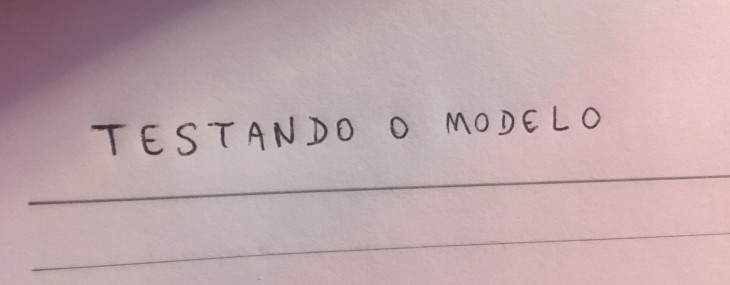
#> input picture Images/test-manuscript01.jpg, 730 x 285 px
$ jupyter execute --allow-errors 'Custom OCR - Text recognition.ipynb'
#> lines starting #> are read from the running program, lines starting #| are printed output that depends on the picture; after the words box and inside, x2 and y2 are one past the last pixel; in counts of white or black regions, pixels touching at a corner belong together
# Importing the libraries

[cell 1]
import numpy as np
import cv2
from tensorflow.keras.models import load_model
from imutils.contours import sort_contours
import imutils
import keras
import matplotlib.pyplot as plt

# Loading the neural network

#> (a cell that did not finish here is left out)

# Loading the test image

[cell 3]
img = cv2.imread('Images//test-manuscript01.jpg')
#> img is the input picture: shape (285, 730, 3); mean B, G, R 170.7, 168.4, 191.3
plt.imshow(img)
plt.axis("off")

[cell 4]
gray = cv2.cvtColor(img, cv2.COLOR_BGR2GRAY)
plt.imshow(gray, cmap='gray')
plt.axis("off")

# Pre-processing the image

[cell 5]
blur = cv2.GaussianBlur(gray, (3,3), 0)
plt.imshow(blur, cmap='gray')
plt.axis("off")

[cell 6]
adaptive = cv2.adaptiveThreshold(blur, 255, cv2.ADAPTIVE_THRESH_GAUSSIAN_C, cv2.THRESH_BINARY, 11, 9)
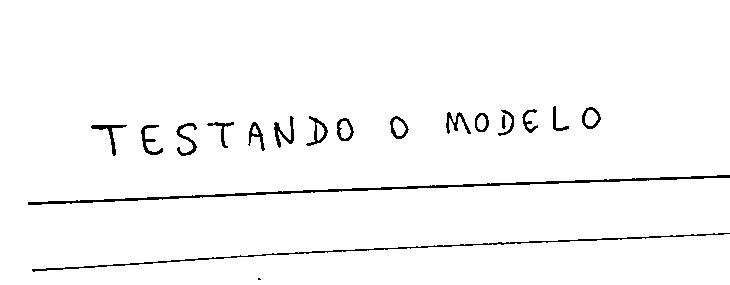
#> adaptive: shape (285, 730); 97.4% white; black in thin lines or dots, all inside (x1, y1, x2, y2) = (28, 106, 730, 280)
plt.imshow(adaptive, cmap='gray')
plt.axis("off")

[cell 7]
invertion = 255 - adaptive
plt.imshow(invertion, cmap='gray')
plt.axis("off")

[cell 8]
dilation = cv2.dilate(invertion, np.ones((3,3)))
#> dilation: shape (285, 730); 5.1% white; 18 white regions (1 under 20 px)
plt.imshow(dilation, cmap='gray')
plt.axis("off")

[cell 9]
# edges = cv2.Canny(dilation, 40, 150)
# plt.imshow(edges, cmap='gray')
# plt.axis("off")

[cell 10]
# dilation = cv2.dilate(edges, np.ones((3,3)))
# plt.imshow(dilation, cmap='gray')
# plt.axis("off")

# Contour detection

[cell 11]
def find_contours(img):
  conts = cv2.findContours(img, cv2.RETR_EXTERNAL, cv2.CHAIN_APPROX_SIMPLE)
  conts = imutils.grab_contours(conts)
  conts = sort_contours(conts, method = 'left-to-right')[0]
  return conts

[cell 12]
conts = find_contours(dilation.copy())
#> in find_contours, `conts = cv2.findContours(img, cv2.RETR_EXTERNAL, cv2.CHAIN_APPROX_SIMP..`: conts = 18 contours, 1 with area under 20; largest, box (x1, y1, x2, y2) and area: (27, 174, 730, 206) 2542, (31, 232, 730, 273) 1956, (581, 106, 602, 130) 366, (389, 115, 410, 140) 366, (305, 115, 329, 147) 365

[cell 13]
# conts

[cell 14]
# [14 lines of commented-out code are left out]

[cell 15]
# plt.imshow(img_copy)

[cell 16]
import matplotlib.pyplot as plt

min_w, max_w = 4, 160
min_h, max_h = 14, 140
img_copy = img.copy()

for c in conts:
    (x, y, w, h) = cv2.boundingRect(c)
    if (w >= min_w and w <= max_w) and (h >= min_h and h <= max_h):
        roi = gray[y:y+h, x:x+w]
        thresh = cv2.threshold(roi, 0, 255, cv2.THRESH_BINARY_INV | cv2.THRESH_OTSU)[1]

        # FIX: Use matplotlib to show the thresholded ROI
        plt.imshow(thresh, cmap="gray")
        plt.title(f"Detection: {w}x{h}")
        plt.show() # <--- REQUIRED: This forces Jupyter to print the current image now

        cv2.rectangle(img_copy, (x, y), (x + w, y + h), (255, 100, 0), 2)
#> this loop made 18 passes
#> (x, y, w, h) on passes 1 to 12: (27, 174, 703, 32), (31, 232, 699, 41), (90, 124, 38, 33), (140, 124, 24, 32), (175, 122, 23, 35), (206, 121, 29, 28), (247, 121, 19, 31), (257, 277, 5, 4), (273, 115, 22, 34), (305, 115, 24, 32), (336, 117, 19, 25), (389, 115, 21, 25)
#> img_copy: shape (285, 730, 3); 2.16% of pixels changed, all inside (x1, y1, x2, y2) = (89, 104, 604, 159)
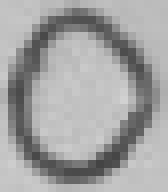
#> roi: shape (24, 21) (shown 8 times larger); min 68, max 209, mean 162.9

# Final display of the image with all boxes
plt.figure(figsize=(10,10))
plt.imshow(cv2.cvtColor(img_copy, cv2.COLOR_BGR2RGB)) # Convert BGR to RGB for Matplotlib
plt.show()

# Processing the detected characters

## ROI extraction

[cell 17]
def extract_roi(img):
  roi = img[y:y + h, x:x + w]
  return roi

[cell 18]
## Thresholding

[cell 19]
def thresholding(img):
  thresh = cv2.threshold(img, 0, 255, cv2.THRESH_BINARY_INV | cv2.THRESH_OTSU)[1]
  return thresh

[cell 20]
## Resizing

[cell 21]
def resize_img(img, w, h):
  if w > h:
    resized = imutils.resize(img, width = 28)
  else:
    resized = imutils.resize(img, height = 28)

  (h, w) = resized.shape
  dX = int(max(0, 28 - w) / 2.0)
  dY = int(max(0, 28 - h) / 2.0)

  filled = cv2.copyMakeBorder(resized, top=dY, bottom=dY, right=dX, left=dX, borderType=cv2.BORDER_CONSTANT, value = (0,0,0))
  filled = cv2.resize(filled, (28,28))
  return filled

[cell 22]
(x, y, w, h) = cv2.boundingRect(conts[6])
#> x = 247; y = 121; w = 19; h = 31
print(x, y, w, h)
#| 247 121 19 31
test_img = thresholding(gray[y:y+h, x:x+w])
plt.imshow(test_img, cmap="gray")

[cell 23]
(h, w) = test_img.shape
print(h, w)
#| 31 19
test_img2 = resize_img(test_img, w, h)
plt.imshow(test_img2, cmap="gray")
print(test_img2.shape)
#| (28, 28)

## Normalization

[cell 24]
def normalization(img):
  img = img.astype('float32') / 255.0
  img = np.expand_dims(img, axis = -1)
  return img

[cell 25]
test_img2.shape, normalization(test_img2).shape
#> Out = ((28, 28), (28, 28, 1))

## Processing the detections

[cell 26]
characters = []

[cell 27]
# [8 lines of commented-out code are left out]


def process_box(gray, x, y, w, h):
  roi = extract_roi(gray)
  thresh = thresholding(roi)
  (h, w) = thresh.shape
  resized = resize_img(thresh, w, h)

  # FIX: Add plt.show() to print the image immediately in Jupyter
  plt.imshow(resized, cmap="gray")
  plt.title(f"Processed: {x},{y}")
  plt.show()

  normalized = normalization(resized)
  characters.append((normalized, (x, y, w, h)))

[cell 28]
for c in conts:
  #print(c)
  (x, y, w, h) = cv2.boundingRect(c)
  if (w >= min_w and w <= max_w) and (h >= min_h and h <= max_h):
    process_box(gray, x, y, w, h)
#> this loop made 18 passes
#> (x, y) on passes 3, 4, 5, 6, 7, 9, 10, 11, 12, 13, 14, 15: (90, 124), (140, 124), (175, 122), (206, 121), (247, 121), (273, 115), (305, 115), (336, 117), (389, 115), (445, 111), (474, 112), (497, 109)

[cell 29]
# characters[0]

[cell 30]
boxes = [box[1] for box in characters]
#> boxes = 15 items, first 6: (90, 124, 38, 33), (140, 124, 24, 32), (175, 122, 23, 35), (206, 121, 29, 28), (247, 121, 19, 31), (273, 115, 22, 34)
boxes
#> Out has the same summary as boxes

[cell 31]
pixels = np.array([pixel[0] for pixel in characters], dtype = 'float32')

[cell 32]
pixels

[cell 33]
digits = '0123456789'
letters = 'ABCDEFGHIJKLMNOPQRSTUVWXYZ'
characters_list = digits + letters
characters_list = [l for l in characters_list]

[cell 34]
print(characters_list)

[cell 35]
pixels[0].shape
#> Out = (28, 28, 1)

[cell 36]
pixels.shape
#> Out = (15, 28, 28, 1)

#> (a cell that did not finish here is left out)

#> (a cell that did not finish here is left out)

#> (a cell that did not finish here is left out)

[cell 40]
img_copy = img.copy()
#> (the rest of this cell did not finish here and is left out)

[cell 41]
def extract_roi(img, margin=2):
  roi = img[y - margin:y + h, x - margin:x + w + margin]
  return roi

[cell 42]
conts = find_contours(dilation.copy())
characters = []
for c in conts:
  (x, y, w, h) = cv2.boundingRect(c)
  if (w >= min_w and w <= max_w) and (h >= min_h and h <= max_h):
    process_box(gray, x, y, w, h)
#> this loop made 18 passes
#> (x, y) on passes 3, 4, 5, 6, 7, 9, 10, 11, 12, 13, 14, 15: (90, 124), (140, 124), (175, 122), (206, 121), (247, 121), (273, 115), (305, 115), (336, 117), (389, 115), (445, 111), (474, 112), (497, 109)

[cell 43]
boxes = [b[1] for b in characters]
#> boxes = 15 items, first 6: (90, 124, 42, 35), (140, 124, 28, 34), (175, 122, 27, 37), (206, 121, 33, 30), (247, 121, 23, 33), (273, 115, 26, 36)
pixels = np.array([p[0] for p in characters], dtype='float32')
#> (the rest of this cell did not finish here and is left out)

[cell 44]
img_copy = img.copy()
#> (the rest of this cell did not finish here and is left out)

# Other tests

[cell 45]
def preprocess_img(img):
  gray = cv2.cvtColor(img, cv2.COLOR_BGR2GRAY)
  blur = cv2.GaussianBlur(gray, (3, 3), 7)
  edges = cv2.Canny(blur, 40, 150)
  dilation = cv2.dilate(edges, np.ones((3,3)))
  return gray, dilation

[cell 46]
def prediction(predictions, characters_list):
  i = np.argmax(predictions)
  probability = predictions[i]
  character = characters_list[i]
  return i, probability, character

[cell 47]
def draw_img(img_cp, character):
  cv2.rectangle(img_cp, (x, y), (x + w, y + h), (255, 100, 0), 2)
  cv2.putText(img_cp, character, (x - 10, y - 10),cv2.FONT_HERSHEY_SIMPLEX, 1.1, (0, 0, 255), 2)

## Problems with 0 and O, 1 an I, 5 and S

[cell 48]
img = cv2.imread('Images/test_manuscript02.jpg')
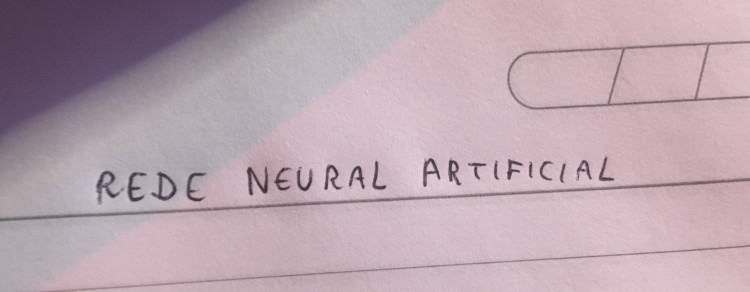
#> input picture Images/test_manuscript02.jpg, 750 x 292 px
#> img is the input picture: shape (292, 750, 3); mean B, G, R 175.5, 165.6, 186.7
plt.imshow(img)

[cell 49]
gray, processed_img = preprocess_img(img)
#> in preprocess_img, `edges = cv2.Canny(blur, 40, 150)`: edges: shape (292, 750); 2.5% white in thin lines or dots, all inside (x1, y1, x2, y2) = (0, 40, 750, 291)
#> in preprocess_img, `dilation = cv2.dilate(edges, np.ones((3,3)))`:
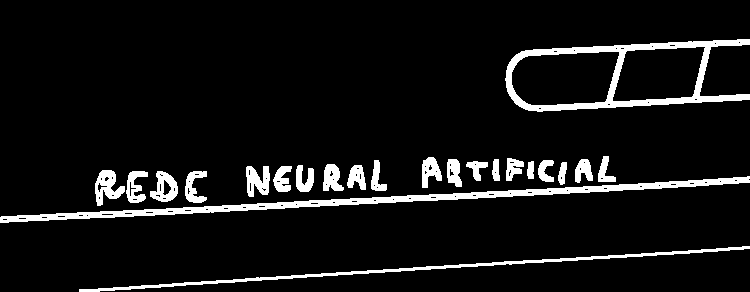
#> dilation: shape (292, 750); 7.8% white; 23 white regions
plt.imshow(gray, cmap="gray")

[cell 50]
plt.imshow(processed_img, cmap="gray")

[cell 51]
conts = find_contours(processed_img.copy())
#> in find_contours (call 3), `conts = cv2.findContours(img, cv2.RETR_EXTERNAL, cv2.CHAIN_APPROX_SIMP..`: conts = 23 contours; largest, box (x1, y1, x2, y2) and area: (505, 39, 750, 112) 12282, (0, 176, 750, 223) 4066, (79, 246, 750, 292) 1437, (95, 170, 125, 206) 552, (150, 171, 178, 202) 536
characters = []
for c in conts:
  (x, y, w, h) = cv2.boundingRect(c)
  if (w >= min_w and w <= max_w) and (h >= min_h and h <= max_h):
    process_box(gray, x, y, w, h)
#> this loop made 23 passes
#> (x, y) on passes 3 to 14: (95, 170), (126, 171), (150, 171), (185, 171), (246, 166), (273, 166), (296, 165), (323, 164), (347, 165), (371, 160), (422, 157), (447, 159)
#> (x, y) on passes 1, 2, 17: (0, 176), (79, 246), (505, 39)

boxes = [b[1] for b in characters]
#> boxes = 20 items, first 6: (95, 170, 34, 38), (126, 171, 26, 34), (150, 171, 32, 33), (185, 171, 26, 34), (246, 166, 28, 33), (273, 166, 23, 28)
pixels = np.array([p[0] for p in characters], dtype="float32")
#> (the rest of this cell did not finish here and is left out)

[cell 52]
digits_2 = 'OI234S6789'
letters_2 = 'ABCDEFGHIJKLMNOPQRSTUVWXYZ'
characters_list_2 = digits_2 + letters_2
characters_list_2 = [l for l in characters_list_2]

[cell 53]
img_cp = img.copy()
#> (the rest of this cell did not finish here and is left out)

## Problems with undetected texts

[cell 54]
img = cv2.imread('Images/test_manuscript03.jpg')
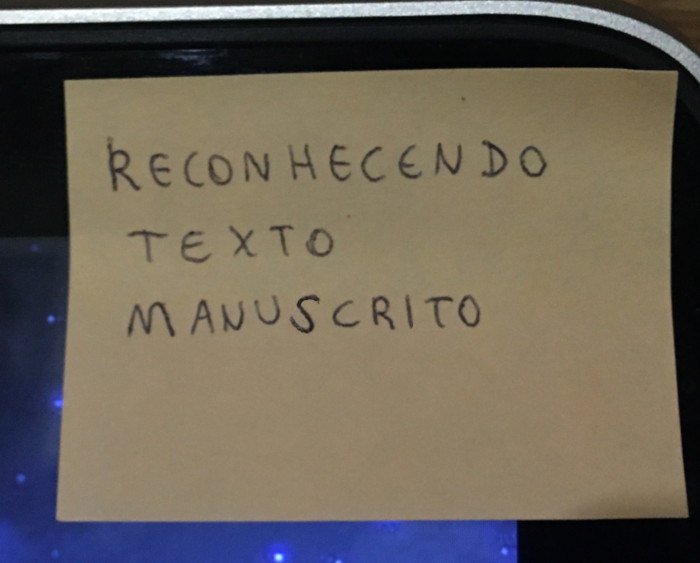
#> input picture Images/test_manuscript03.jpg, 700 x 563 px
#> img is the input picture: shape (563, 700, 3); mean B, G, R 88.5, 100.6, 108.8
plt.imshow(img)

[cell 55]
gray, processed_img = preprocess_img(img)
#> in preprocess_img (call 2), `edges = cv2.Canny(blur, 40, 150)`: edges: shape (563, 700); 2.1% white in thin lines or dots
#> in preprocess_img (call 2), `dilation = cv2.dilate(edges, np.ones((3,3)))`: dilation: shape (563, 700); 6.6% white; 35 white regions
plt.imshow(gray,cmap="gray")

[cell 56]
plt.imshow(processed_img,cmap="gray")

[cell 57]
conts = find_contours(processed_img.copy()) # RETR_EXTERNAL
#> in find_contours (call 4), `conts = cv2.findContours(img, cv2.RETR_EXTERNAL, cv2.CHAIN_APPROX_SIMP..`: conts = 8 contours; box (x1, y1, x2, y2) and area: (53, 66, 690, 563) 276266, (0, 0, 700, 60) 1646, (0, 12, 700, 84) 1632, (170, 47, 216, 52) 94, (274, 553, 284, 562) 66, (46, 314, 56, 323) 62, (500, 547, 509, 556) 52, (334, 558, 343, 563) 25
img_cp = img.copy()
for c in conts:
  (x, y, w, h) = cv2.boundingRect(c)
  #if (w >= l_min and w <= l_max) and (h >= a_min and h <= a_max):
  roi = gray[y:y + h, x:x + w]
  thresh = cv2.threshold(roi, 0, 255, cv2.THRESH_BINARY_INV | cv2.THRESH_OTSU)[1]
  cv2.rectangle(img_cp, (x, y), (x + w, y + h), (255, 100, 0), 2)
#> this loop made 8 passes
#> (x, y, w, h) on passes 1 to 8: (0, 12, 700, 72), (0, 0, 700, 60), (46, 314, 10, 9), (53, 66, 637, 497), (170, 47, 46, 5), (274, 553, 10, 9), (334, 558, 9, 5), (500, 547, 9, 9)
#> pass 1, `thresh = cv2.threshold(roi, 0, 255, cv2.THRESH_BINARY_INV | cv2.THRESH..`:
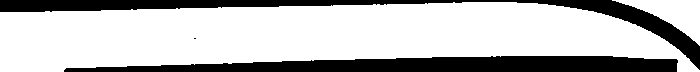
#> thresh: shape (72, 700); 74.1% white; 3 black regions (1 under 20 px), largest, box (x1, y1, x2, y2) and area: (64, 56, 678, 72) 7101, (0, 0, 700, 70) 5956
#> after the loop:
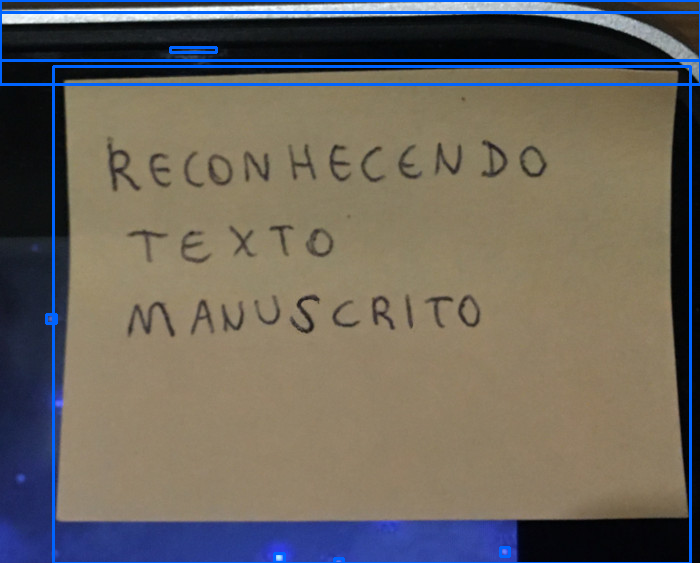
#> img_cp: shape (563, 700, 3); 3.57% of pixels changed, all inside (x1, y1, x2, y2) = (0, 0, 700, 563)
plt.imshow(img_cp)

[cell 58]
height, width = img.shape[:2]
#> height = 563; width = 700
print(height, width)
#| 563 700

[cell 59]
contours_size = sorted(conts, key=cv2.contourArea, reverse=True)
#> contours_size has the same summary as conts in find_contours
contours_size
#> Out has the same summary as conts in find_contours

[cell 60]
for c in contours_size:
  (x, y, w, h) = cv2.boundingRect(c)

  if (w >= (width / 2)) and (h >= height / 2):
    cut_off = 8
    cut_img = img[y+cut_off:y + h - cut_off, x+cut_off:x + w - cut_off]
    plt.imshow(cut_img)
#> this loop made 8 passes
#> (x, y, w, h, cut_off) on pass 1: (53, 66, 637, 497, 8)
#> pass 1, `cut_img = img[y+cut_off:y + h - cut_off, x+cut_off:x + w - cut_off]`:
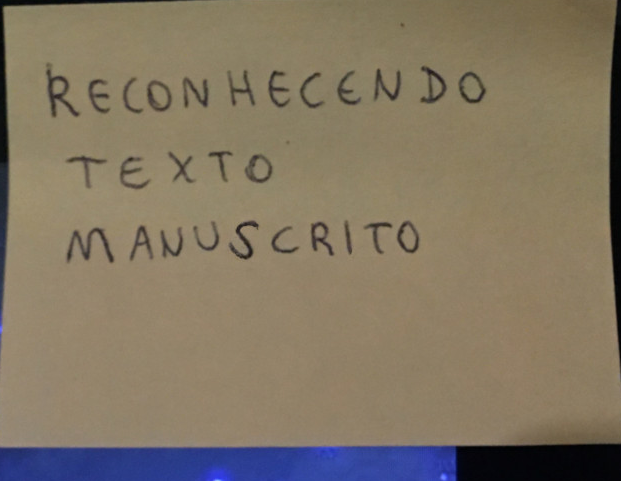
#> cut_img: shape (481, 621, 3); mean B, G, R 98.7, 118.3, 130.4

[cell 61]
gray, processed_img = preprocess_img(cut_img)
#> in preprocess_img (call 3), `edges = cv2.Canny(blur, 40, 150)`: edges: shape (481, 621); 2% white in thin lines or dots
#> in preprocess_img (call 3), `dilation = cv2.dilate(edges, np.ones((3,3)))`:
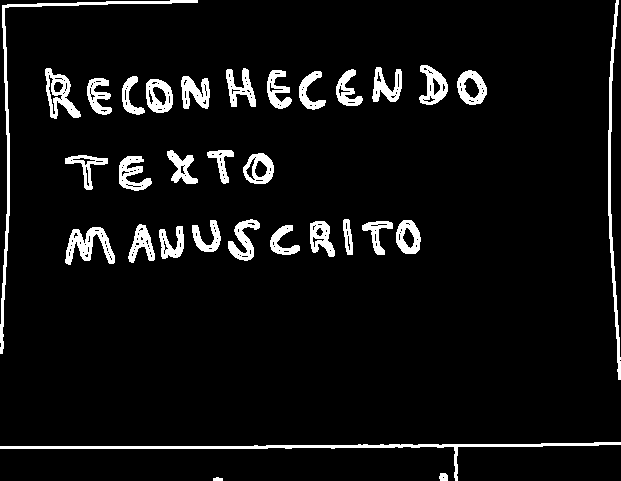
#> dilation: shape (481, 621); 6.4% white; 32 white regions
plt.imshow(processed_img,cmap="gray")

[cell 62]
conts = find_contours(processed_img.copy())
#> in find_contours (call 5), `conts = cv2.findContours(img, cv2.RETR_EXTERNAL, cv2.CHAIN_APPROX_SIMP..`: conts = 32 contours; largest, box (x1, y1, x2, y2) and area: (0, 442, 621, 481) 1376, (0, 0, 198, 354) 1128, (45, 68, 81, 119) 862, (65, 227, 115, 265) 844, (608, 0, 621, 380) 802
characters = []
for c in conts:
  (x, y, w, h) = cv2.boundingRect(c)
  if (w >= min_w and w <= max_w) and (h >= min_h and h <= max_h):
    process_box(gray, x, y, w, h)
#> this loop made 32 passes
#> (x, y) on passes 1 to 2: (0, 442), (0, 0)
#> pass 3, in thresholding (call 52), `thresh = cv2.threshold(img, 0, 255, cv2.THRESH_BINARY_INV | cv2.THRESH..`:
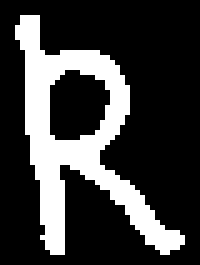
#> thresh: shape (53, 40) (shown 5 times larger); 24.2% white; 1 white region, box (x1, y1, x2, y2) and area: (3, 3, 37, 51) 513

boxes = [b[1] for b in characters]
pixels = np.array([p[0] for p in characters], dtype="float32")
#> (the rest of this cell did not finish here and is left out)
